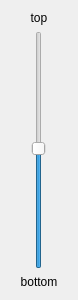
<?xml version="1.0" encoding="UTF-8"?>
<ui version="4.0">
 <class>LabeledSlider</class>
 <widget class="QWidget" name="LabeledSlider">
  <property name="geometry">
   <rect>
    <x>0</x>
    <y>0</y>
    <width>78</width>
    <height>300</height>
   </rect>
  </property>
  <property name="windowTitle">
   <string>Form</string>
  </property>
  <layout class="QVBoxLayout" name="verticalLayout">
   <item>
    <widget class="QLabel" name="topLabel">
     <property name="text">
      <string notr="true">top</string>
     </property>
     <property name="alignment">
      <set>Qt::AlignCenter</set>
     </property>
    </widget>
   </item>
   <item>
    <layout class="QHBoxLayout" name="horizontalLayout">
     <item>
      <widget class="QSlider" name="slider">
       <property name="minimum">
        <number>0</number>
       </property>
       <property name="maximum">
        <number>99</number>
       </property>
       <property name="pageStep">
        <number>1</number>
       </property>
       <property name="value">
        <number>50</number>
       </property>
       <property name="tracking">
        <bool>false</bool>
       </property>
       <property name="orientation">
        <enum>Qt::Vertical</enum>
       </property>
      </widget>
     </item>
    </layout>
   </item>
   <item>
    <widget class="QLabel" name="bottomLabel">
     <property name="text">
      <string notr="true">bottom</string>
     </property>
     <property name="alignment">
      <set>Qt::AlignCenter</set>
     </property>
    </widget>
   </item>
  </layout>
 </widget>
 <resources/>
 <connections/>
</ui>
